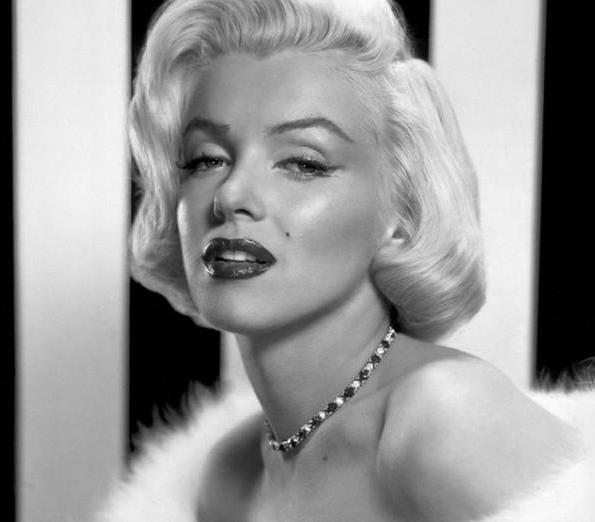

Source code (Python):
from PIL import Image

green = Image.open("green_channel.jpg")
coordinates = (25, 0, 620, 522)
cropped = green.crop(coordinates)
cropped.save("cropped_green.jpg")
print("cropped_green.jpg")
print("Size:", cropped.size)